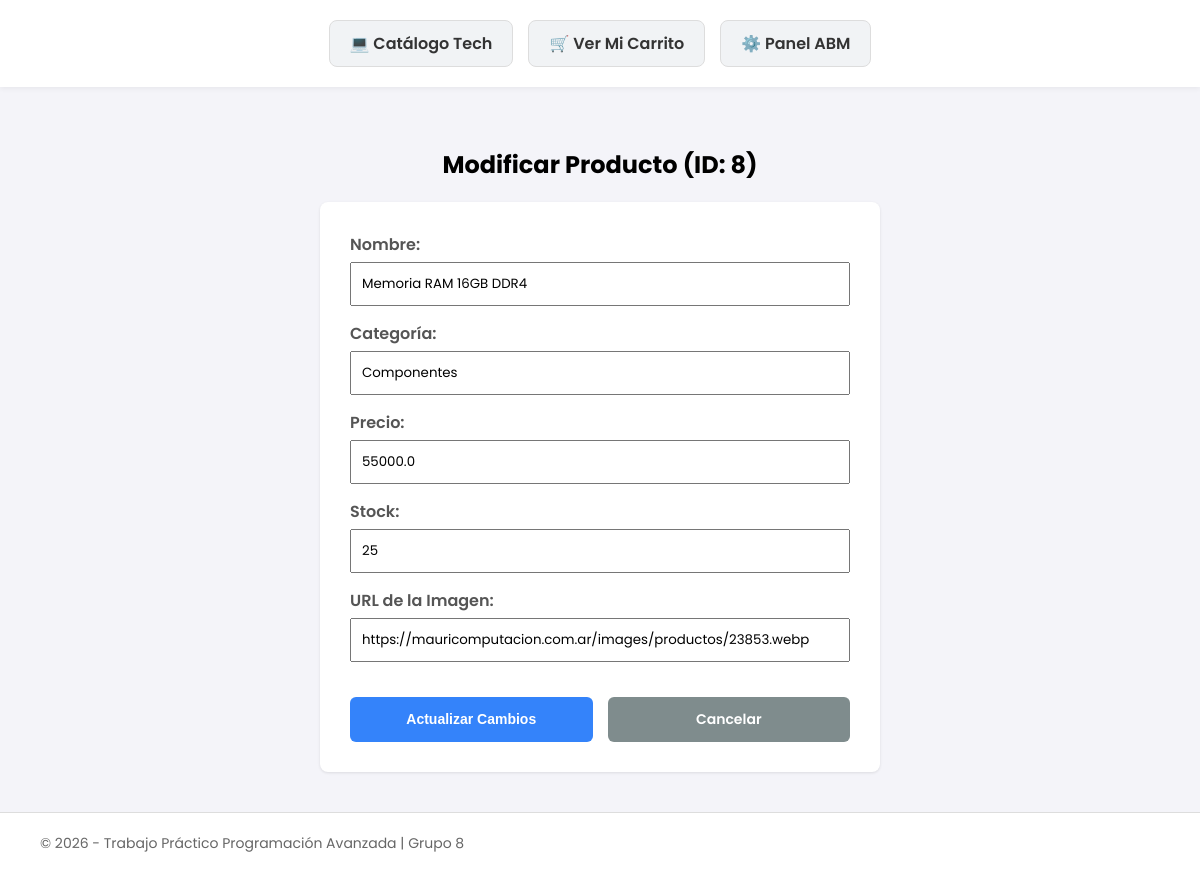
The app's page /admin/editar/8 with its own data.
### tables this page shows
CREATE TABLE productos (
            id_producto INTEGER PRIMARY KEY AUTOINCREMENT,
            nombre TEXT NOT NULL,
            categoria TEXT NOT NULL,
            precio REAL NOT NULL,
            stock INTEGER NOT NULL,
            imagen TEXT NOT NULL
        );

### app.py (the view)
@app.route('/admin/editar/<int:id_producto>', methods=['GET', 'POST'])
def admin_modificacion(id_producto):
    conexion = base_de_datos.obtener_conexion()
    cursor = conexion.cursor()
    if request.method == 'POST':
        nombre = request.form.get('nombre')
        categoria = request.form.get('categoria')
        precio = float(request.form.get('precio', 0))
        stock = int(request.form.get('stock', 0))
        imagen = request.form.get('imagen')
        base_de_datos.modificar_producto_existente(id_producto, nombre, categoria, precio, stock, imagen)
        conexion.close()
        return redirect(url_for('panel_admin'))
    else:
        cursor.execute("SELECT id_producto, nombre, categoria, precio, stock, imagen FROM productos WHERE id_producto = ?", (id_producto,))
        prod = cursor.fetchone()
        conexion.close()
        return render_template('editar.html', producto=prod)

### base_de_datos.py (called while the page is built)
def obtener_conexion():
    return sqlite3.connect("tienda.db")

### templates/editar.html
{% extends 'base.html' %}
{% block contenido %}
<h2 style="text-align: center; margin-bottom: 20px;">Modificar Producto (ID: {{ producto[0] }})</h2>
<div style="background-color: #fff; padding: 30px; border-radius: 8px; box-shadow: 0 1px 3px rgba(0,0,0,0.1); max-width: 500px; margin: 0 auto;">
    <form action="/admin/editar/{{ producto[0] }}" method="POST" style="display: flex; flex-direction: column; gap: 15px;">
        <label style="font-weight: 600; color: #555;">Nombre:
            <input type="text" name="nombre" value="{{ producto[1] }}" required style="width: 100%; padding: 10px; margin-top: 5px;">
        </label>
        <label style="font-weight: 600; color: #555;">Categoría:
            <input type="text" name="categoria" value="{{ producto[2] }}" required style="width: 100%; padding: 10px; margin-top: 5px;">
        </label>
        <label style="font-weight: 600; color: #555;">Precio:
            <input type="number" name="precio" value="{{ producto[3] }}" step="0.01" min= "0" required style="width: 100%; padding: 10px; margin-top: 5px;">
        </label>
        <label style="font-weight: 600; color: #555;">Stock:
            <input type="number" name="stock" value="{{ producto[4] }}" min="0" required style="width: 100%; padding: 10px; margin-top: 5px;">
        </label>
        <label style="font-weight: 600; color: #555;">URL de la Imagen:
            <input type="url" name="imagen" value="{{ producto[5] }}" required style="width: 100%; padding: 10px; margin-top: 5px;">
        </label>
        <div style="display: flex; gap: 15px; margin-top: 20px;">
            <button type="submit" class="btn btn-primary" style="flex: 1; padding: 12px;">Actualizar Cambios</button>
            <a href="/admin" class="btn btn-secondary" style="flex: 1; padding: 12px;">Cancelar</a>
        </div>
    </form>
</div>
{% endblock %}

### static/style.css (style rules this page uses)
body { font-family: 'Poppins', sans-serif; margin: 0; padding: 0; background-color: #f4f4f9; display: flex; flex-direction: column; min-height: 100vh; }
input { box-sizing: border-box; font-family: inherit; }
.btn { padding: 10px 15px; border: none; border-radius: 6px; cursor: pointer; font-weight: 600; font-size: 14px; transition: background-color 0.2s ease, transform 0.1s ease; text-decoration: none; display: inline-block; text-align: center; color: white; }
.btn-primary { background-color: #3483fa; }
.btn-secondary { background-color: #7f8c8d; }

### records on screen
productos: id_producto "8", nombre "Memoria RAM 16GB DDR4", categoria "Componentes", precio "55000.0", stock "25", imagen "https://mauricomputacion.com.ar/images/productos/23853.webp"
